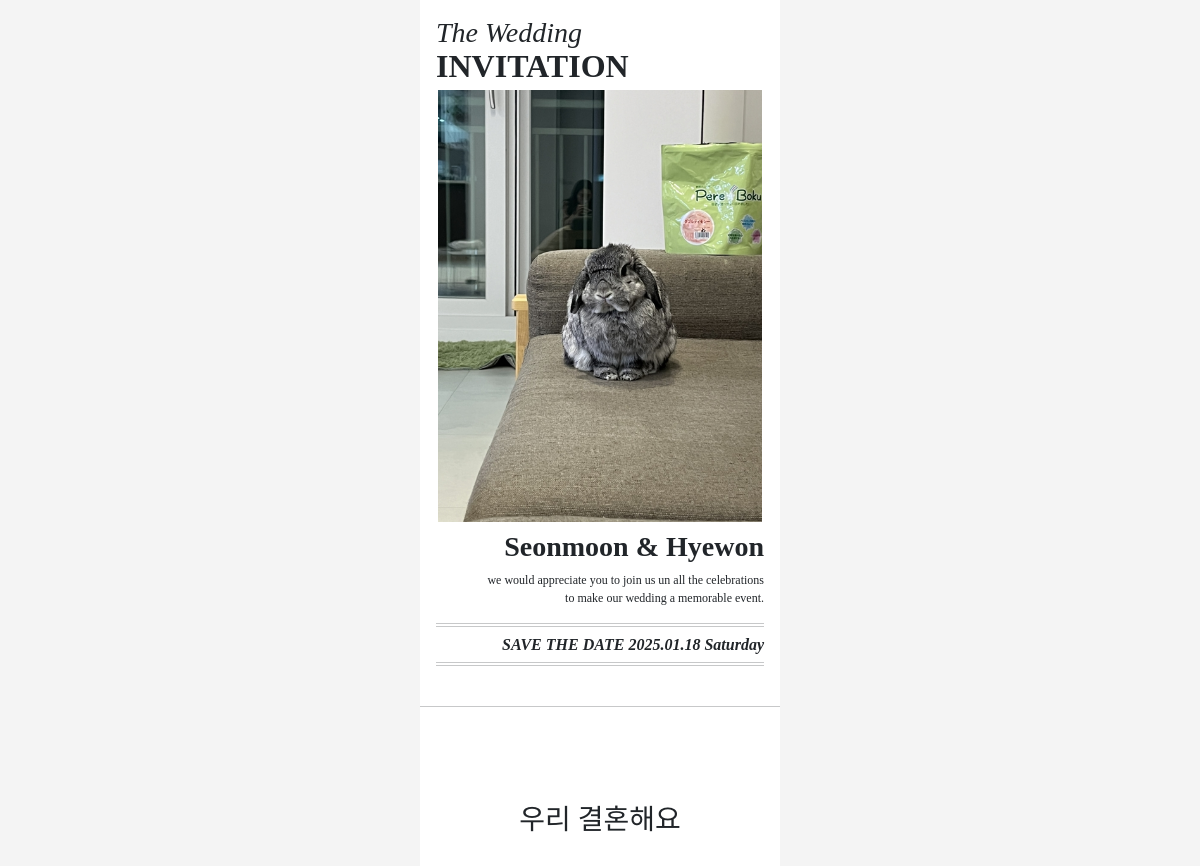
Page /invitation/2 (upper part) on the earlier database version.
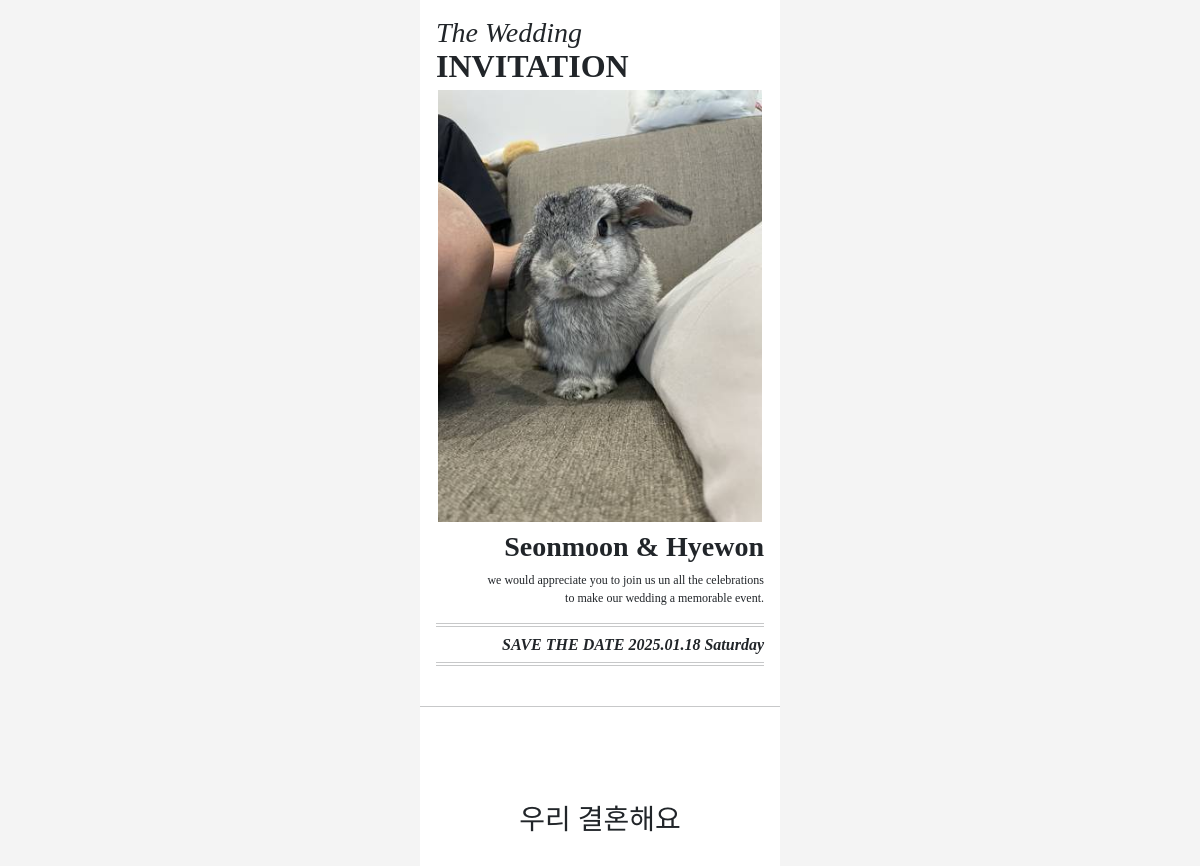
Same page on the later database version.
### invitationapp/models.py (models this page shows, shortened)
class InvitationInfo(models.Model):
    user = models.OneToOneField(User, on_delete=models.CASCADE, null=False)
    husband_name_en = models.CharField(max_length=16, blank=True)
    husband_firstname = models.CharField(max_length=16, blank=True)
    husband_lastname = models.CharField(max_length=4, blank=True)
    husband_pos = models.CharField(max_length=4, blank=True)
    wife_name_en = models.CharField(max_length=16, blank=True)
    wife_firstname = models.CharField(max_length=16, blank=True)
    wife_lastname = models.CharField(max_length=4, blank=True)
    wife_pos = models.CharField(max_length=4, blank=True)
    title_image = models.ImageField(upload_to=GetTitleImagePath, blank=True)
    wedding_datetime = models.DateTimeField(blank=True)

class InvitationGreetingsInfo(models.Model):
    user = models.OneToOneField(User, on_delete=models.CASCADE, null=False)
    title = models.CharField(max_length=128, blank=True)
    greetings = models.TextField(max_length=1024, blank=True)

### invitationapp/views.py (the view)
# urls.py: path('<int:pk>', InvitationDetailView, name='invitation'),
def InvitationDetailView(request, pk):
    baseinfolist = InvitationInfo.objects.filter(user=pk)
    greetinglist = InvitationGreetingsInfo.objects.filter(user=pk)
    failylist = InvitaionFamilyInfo.objects.filter(user=pk)
    locationlist = InvitationLocationInfo.objects.filter(user=pk)
    contactlist = InvitationContactInfo.objects.filter(user=pk)
    accountlist = InvitationAccountInfo.objects.filter(user=pk)
    gallerylist = InvitationGallery.objects.filter(user=pk)
    commentlist = InvitationComment.objects.filter(user=pk)
    if len(baseinfolist) != 0:
        baseinfo = baseinfolist[0]
    else:
        baseinfo = None
    if len(greetinglist) != 0:
        greetinginfo = greetinglist[0]
    else:
        greetinginfo = None
    if len(failylist) != 0:
        failyinfo = failylist[0]
    else:
        failyinfo = None
    if len(locationlist) != 0:
        locationinfo = locationlist[0]
    else:
        locationinfo = None
    if len(contactlist) != 0:
        contactinfo = contactlist[0]
    else:
        contactinfo = None
    if len(accountlist) != 0:
        accountinfo = accountlist[0]
    else:
        accountinfo = None
    paginator = Paginator(commentlist, 3)
    page_number = request.GET.get('page')  # URL의 'page' 파라미터 가져오기
    page_obj = paginator.get_page(page_number)  # 해당 페이지의 객체 가져오기
    context = {
        'baseinfo': baseinfo,
        'greetinginfo': greetinginfo,
        'failyinfo': failyinfo,
        'locationinfo': locationinfo,
        'contactinfo': contactinfo,
        'accountinfo': accountinfo,
        'gallerylist': gallerylist,
        'commentlist': commentlist,
        'pk': pk,
        'page_obj': page_obj
    }
    if len(gallerylist) != 0:
        context['maingalleryimage'] = gallerylist[0]
    context['isWatermark'] = False
    print(gallerylist.first())
    return render(request, 'invitationapp/invitation.html', context)

### invitationapp/models.py (called while the page is built)
    def __str__(self):
        return "{0}_{1}".format(self.user.username, self.image)

### invitationapp/templatetags/custom_filters.py (called while the page is built)
@register.filter
def english_weekday(value):
    if isinstance(value, str):
        try:
            value = datetime.strptime(value, '%Y-%m-%d')  # 문자열을 datetime으로 변환
        except ValueError:
            return value  # 변환 실패 시 원래 문자열 반환
    return value.strftime('%A')  # 요일 이름 반환

### invitationapp/templates/invitationapp/invitation.html (shortened to what this page needs)
{% extends 'main.html' %}
{% load bootstrap4 %}
{% block content %}
<div class="wrapper" style="text-align: center; margin: auto 1rem; padding-bottom: 1rem">
    {% include 'invitationapp/view/title.html' %}
    <hr>
    {% include 'invitationapp/view/greeting.html' %}
</div>
{% endblock%}

### templates/main.html (shortened to what this page needs)
<!DOCTYPE html>
<html lang="kr">
{% include  'head.html' %}
<body>
  <div class="invitation_body">
    {% block content %}
    {% endblock %}
  </div>
</body>
</html>

### templates/head.html (shortened to what this page needs)
{% load static %}
<head>
  <link href="https://cdn.jsdelivr.net/npm/bootstrap@5.3.3/dist/css/bootstrap.min.css" rel="stylesheet">
  <link rel="stylesheet" type="text/css" href="{% static 'css/base.css'%}">
</head>

### invitationapp/templates/invitationapp/view/title.html
{% load custom_filters %}
<div style="padding-bottom: 0.5rem">
	<div style="text-align:left; margin-top: 1rem">
		<h3 style="font-style: italic; padding-left:1rem; margin-bottom:-0.5rem">The Wedding</h3>
		<div style="font-weight: bold; font-size: 32px; padding-left:1rem">
			INVITATION
		</div>
	</div>
	 {% if baseinfo.title_image %} <img id="title_image" name="title_image" src="{{ baseinfo.title_image.url }}" style="width:90%;height:auto; margin-top:0rem"/>
	{% endif %}
	<div style="text-align:right; margin-top: 0.5rem; padding:0 1rem">
		<h3 style="font-weight: bold;">{{baseinfo.husband_name_en}} & {{baseinfo.wife_name_en}}</h3>
		<div style="font-size: 12px;">
			we would appreciate you to join us un all the celebrations
		</div>
		<div style="font-size: 12px;">
			to make our wedding a memorable event.
		</div>
		<hr style="margin-bottom : -0.9rem">
		<hr>
		<h6 style="font-style: italic; font-weight: bold; margin: -0.5rem 0rem;">SAVE THE DATE {{baseinfo.wedding_datetime|date:"Y.m.d"}} {{ baseinfo.wedding_datetime|english_weekday }}</h6>
		<hr style="margin-bottom : -0.9rem">
		<hr>
	</div>
</div>

### invitationapp/templates/invitationapp/view/greeting.html (shortened to what this page needs)
<div style="margin: 5rem 0rem">
	<h3> {{ greetinginfo.title }}</h3>
	<br>
</div>

### invitationapp/templates/invitationapp/view/calendar.html (shortened to what this page needs)
{% load static %}

### invitationapp/templates/invitationapp/view/location.html (shortened to what this page needs)
{% load static %}

### static/css/base.css (style rules this page uses)
html { margin: 0 auto; }
body { font-family: 'Gyeonggi_Batang_Regular'; }
.wrapper { width: 100%; max-width: 360px; display: flex; flex-direction: column; background: #fff; overflow: hidden; }
.invitation_body { display: flex; justify-content: center; align-items: center; margin: 0; background: #f4f4f4; }

Differences in the rows shown:
changed InvitationInfo "Seonmoon": title_image: a different picture
